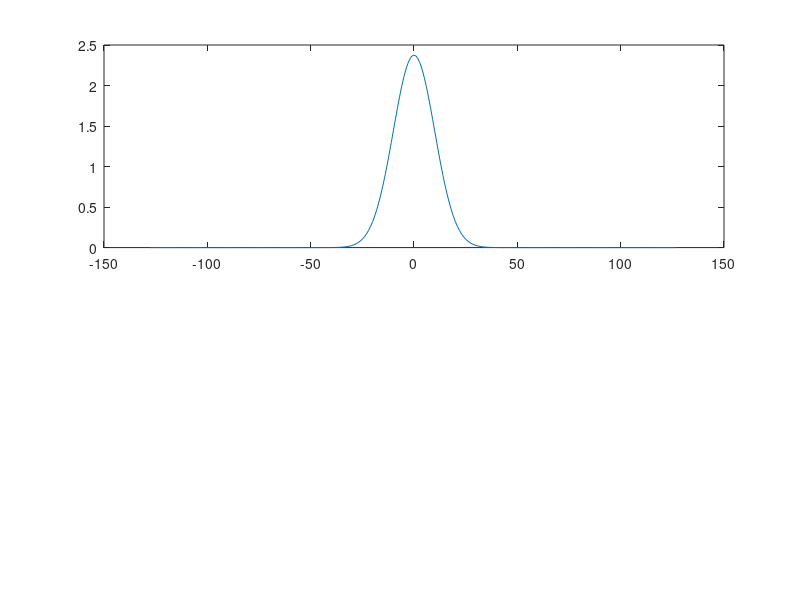

Here is the MATLAB script that generated this plot: (Note: this script raises an error after producing the figure.)
function mywvdgauss()

%Program used to Wigner Ville Distribution for Gaussian function
% Praba Siva
% praba@umich.edu
% @prabasiva
% Filename: mywvdgauss.m

close all;
clear all;
t=-128:127;
sigma=.1;
coef=nthroot(pi*sigma*sigma,-4);
expo=(t.*t)/2*sigma*sigma;
g=coef*exp(-expo);
subplot(2,1,1);
plot(t,g);
[wd,freq]=wig2(g);
subplot(2,1,2)
contour(t,freq,wd',8)
